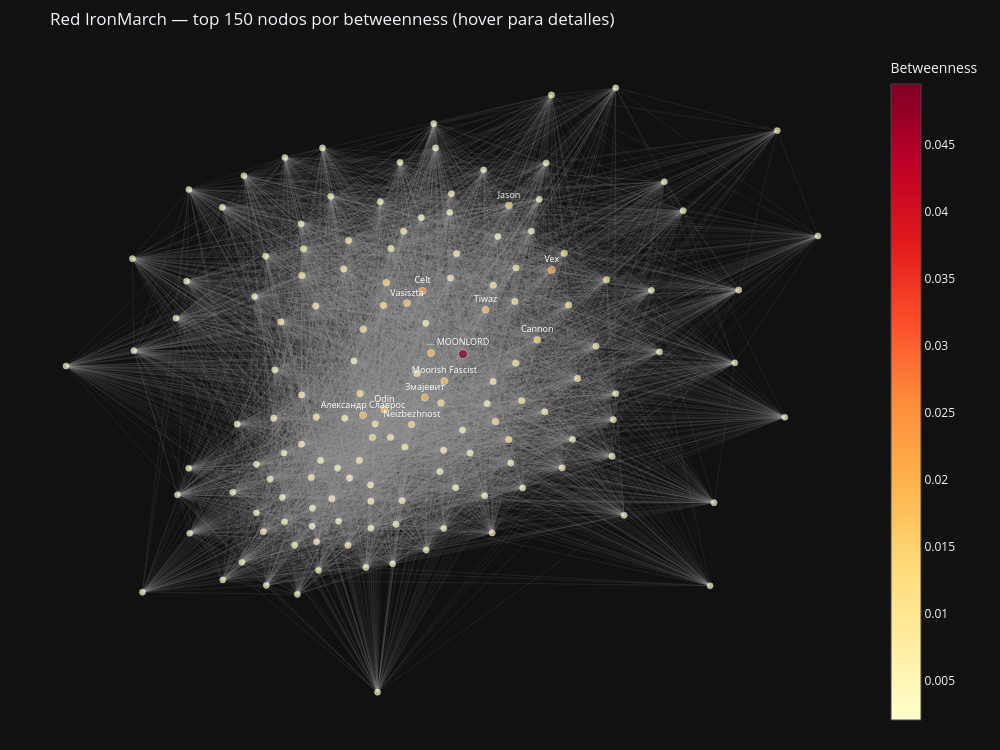

The notebook cell this image was saved under:
### Markdown cell above
### 2.3 Visualización interactiva de la red pública

Esta celda genera una gráfica interactiva con Plotly. Puedes:
- **Hacer zoom** con la rueda del mouse
- **Mover la vista** arrastrando
- **Hacer hover** sobre un nodo para ver el nombre, betweenness y conexiones

Solo mostramos los **top 150 nodos por betweenness** para evitar solapamiento visual.
El tamaño de cada nodo es proporcional a su betweenness — los brokers más importantes
aparecen más grandes. El color también varía de amarillo (bajo) a rojo (alto betweenness).

### Code cell
if G_public.number_of_nodes() > 0 and 'btw_cent' in dir():
    G_main = G_public.subgraph(largest_cc).copy()

    # Seleccionar top 150 por betweenness dentro del componente principal
    top_nodes = sorted(
        [n for n in G_main.nodes() if n in btw_cent],
        key=lambda n: btw_cent[n], reverse=True
    )[:150]
    G_viz = G_main.subgraph(top_nodes).copy()

    # spring_layout calcula posiciones para los nodos evitando solapamiento
    # k=1.2 controla el espacio entre nodos, seed=42 hace el layout reproducible
    pos = nx.spring_layout(G_viz, k=1.2, iterations=80, seed=42)

    # Construir las aristas como líneas discontinuas
    edge_x, edge_y = [], []
    for u, v in G_viz.edges():
        x0, y0 = pos[u]; x1, y1 = pos[v]
        edge_x += [x0, x1, None]; edge_y += [y0, y1, None]  # None separa segmentos

    edge_trace = go.Scatter(
        x=edge_x, y=edge_y, mode='lines',
        line=dict(width=0.4, color='rgba(150,150,150,0.3)'),
        hoverinfo='none',
    )

    node_btw   = [btw_cent.get(n, 0) for n in G_viz.nodes()]
    node_names = [uid_to_name.get(n, f'uid:{n}') for n in G_viz.nodes()]
    # Tamaño: los brokers más importantes tienen nodos más grandes
    node_sizes = [b * 60 + 6 for b in node_btw]
    # Solo etiquetar los 12 nodos con mayor betweenness
    btw_threshold = sorted(node_btw, reverse=True)[min(12, len(node_btw) - 1)]

    node_trace = go.Scatter(
        x=[pos[n][0] for n in G_viz.nodes()],
        y=[pos[n][1] for n in G_viz.nodes()],
        mode='markers+text',
        marker=dict(
            size=node_sizes,
            color=node_btw,
            colorscale='YlOrRd',
            colorbar=dict(title='Betweenness'),
            line=dict(width=0.5, color='white'),
        ),
        text=[name if btw_cent.get(n, 0) >= btw_threshold else ''
              for n, name in zip(G_viz.nodes(), node_names)],
        textposition='top center',
        textfont=dict(size=9, color='white'),
        hovertext=[f'{name}<br>btw={btw_cent.get(n,0):.4f}<br>conexiones={G_viz.degree(n)}'
                   for n, name in zip(G_viz.nodes(), node_names)],
        hoverinfo='text',
    )

    fig = go.Figure(
        data=[edge_trace, node_trace],
        layout=go.Layout(
            title='Red IronMarch — top 150 nodos por betweenness (hover para detalles)',
            template='plotly_dark',
            showlegend=False,
            width=1000, height=750,
            xaxis=dict(showgrid=False, zeroline=False, showticklabels=False),
            yaxis=dict(showgrid=False, zeroline=False, showticklabels=False),
            margin=dict(l=20, r=20, t=50, b=20),
        )
    )
    fig.show()
else:
    print('Grafo vacío o betweenness no calculado. Ejecutar celdas anteriores.')

### Figure 1 — Plotly figure (JSON) as saved in the notebook; plotly's stock layout.template omitted (floating-point values rounded to 4 significant figures; data arrays with more than 128 entries replaced by an {"elided": "..."} marker saying what was removed)
{"data": [{"hoverinfo": "none", "line": {"color": "rgba(150,150,150,0.3)", "width": 0.4}, "mode": "lines", "type": "scatter", "x": {"elided": "24342 float values"}, "y": {"elided": "24342 float values"}}, {"hoverinfo": "text", "hovertext": {"elided": "150 str values"}, "marker": {"color": {"elided": "150 float values"}, "colorbar": {"title": {"text": "Betweenness"}}, "colorscale": [[0.0, "rgb(255,255,204)"], [0.125, "rgb(255,237,160)"], [0.25, "rgb(254,217,118)"], [0.375, "rgb(254,178,76)"], [0.5, "rgb(253,141,60)"], [0.625, "rgb(252,78,42)"], [0.75, "rgb(227,26,28)"], [0.875, "rgb(189,0,38)"], [1.0, "rgb(128,0,38)"]], "line": {"color": "white", "width": 0.5}, "size": {"elided": "150 float values"}}, "mode": "markers+text", "text": {"elided": "150 str values"}, "textfont": {"color": "white", "size": 9}, "textposition": "top center", "type": "scatter", "x": {"elided": "150 float values"}, "y": {"elided": "150 float values"}}], "layout": {"height": 750, "margin": {"b": 20, "l": 20, "r": 20, "t": 50}, "showlegend": false, "title": {"text": "Red IronMarch — top 150 nodos por betweenness (hover para detalles)"}, "width": 1000, "xaxis": {"showgrid": false, "showticklabels": false, "zeroline": false}, "yaxis": {"showgrid": false, "showticklabels": false, "zeroline": false}}}
